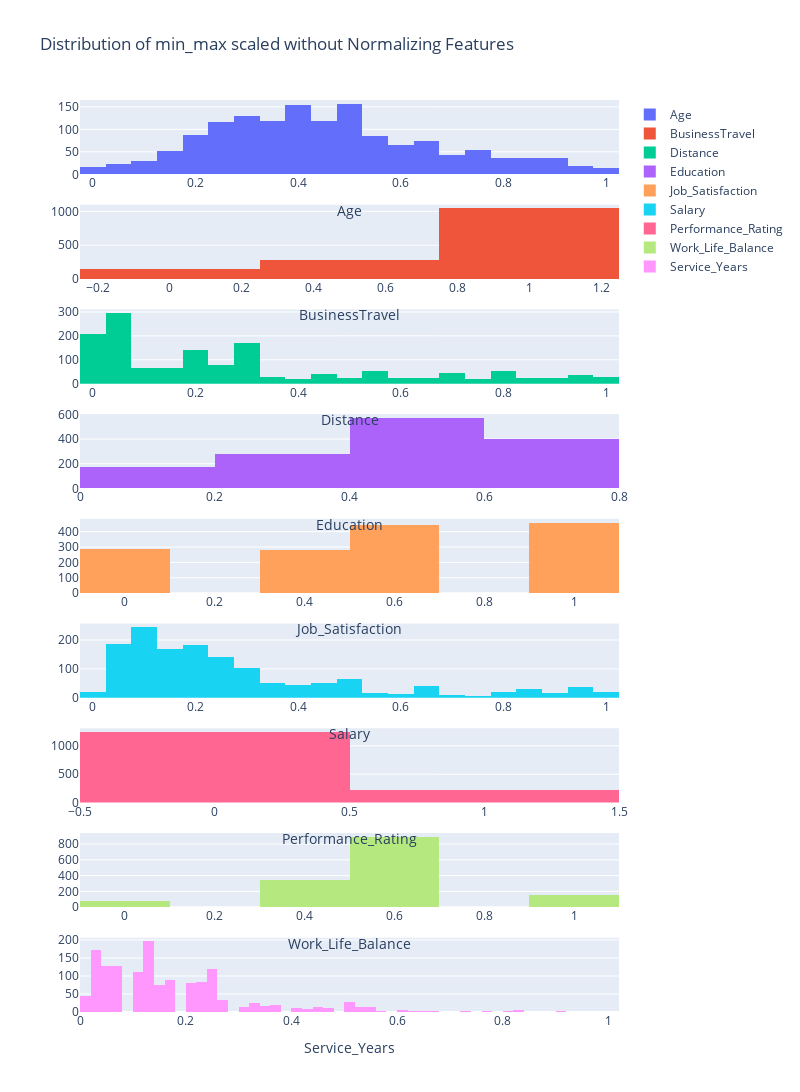

Notebook cell for this chart:
### Code cell
plot_distribution(df_scaled_only, numeric_features, 'Distribution of min_max scaled without Normalizing Features')

### Figure 1 — Plotly figure (JSON) as saved in the notebook; plotly's stock layout.template omitted (floating-point values rounded to 4 significant figures; data arrays with more than 128 entries replaced by an {"elided": "..."} marker saying what was removed)
{"data": [{"name": "Age", "type": "histogram", "x": {"elided": "1470 float values"}, "xaxis": "x", "yaxis": "y"}, {"name": "BusinessTravel", "type": "histogram", "x": {"elided": "1470 float values"}, "xaxis": "x2", "yaxis": "y2"}, {"name": "Distance", "type": "histogram", "x": {"elided": "1470 float values"}, "xaxis": "x3", "yaxis": "y3"}, {"name": "Education", "type": "histogram", "x": {"elided": "1470 float values"}, "xaxis": "x4", "yaxis": "y4"}, {"name": "Job_Satisfaction", "type": "histogram", "x": {"elided": "1470 float values"}, "xaxis": "x5", "yaxis": "y5"}, {"name": "Salary", "type": "histogram", "x": {"elided": "1470 float values"}, "xaxis": "x6", "yaxis": "y6"}, {"name": "Performance_Rating", "type": "histogram", "x": {"elided": "1470 int values"}, "xaxis": "x7", "yaxis": "y7"}, {"name": "Work_Life_Balance", "type": "histogram", "x": {"elided": "1470 float values"}, "xaxis": "x8", "yaxis": "y8"}, {"name": "Service_Years", "type": "histogram", "x": {"elided": "1470 float values"}, "xaxis": "x9", "yaxis": "y9"}], "layout": {"height": 1200, "title": {"text": "Distribution of min_max scaled without Normalizing Features"}, "width": 800, "xaxis": {"anchor": "y", "domain": [0, 1], "title": {"text": "Age"}}, "xaxis2": {"anchor": "y2", "domain": [0, 1], "title": {"text": "BusinessTravel"}}, "xaxis3": {"anchor": "y3", "domain": [0, 1], "title": {"text": "Distance"}}, "xaxis4": {"anchor": "y4", "domain": [0, 1], "title": {"text": "Education"}}, "xaxis5": {"anchor": "y5", "domain": [0, 1], "title": {"text": "Job_Satisfaction"}}, "xaxis6": {"anchor": "y6", "domain": [0, 1], "title": {"text": "Salary"}}, "xaxis7": {"anchor": "y7", "domain": [0, 1], "title": {"text": "Performance_Rating"}}, "xaxis8": {"anchor": "y8", "domain": [0, 1], "title": {"text": "Work_Life_Balance"}}, "xaxis9": {"anchor": "y9", "domain": [0, 1], "title": {"text": "Service_Years"}}, "yaxis": {"anchor": "x", "domain": [0.9185, 1]}, "yaxis2": {"anchor": "x2", "domain": [0.8037, 0.8852]}, "yaxis3": {"anchor": "x3", "domain": [0.6889, 0.7704]}, "yaxis4": {"anchor": "x4", "domain": [0.5741, 0.6556]}, "yaxis5": {"anchor": "x5", "domain": [0.4593, 0.5407]}, "yaxis6": {"anchor": "x6", "domain": [0.3444, 0.4259]}, "yaxis7": {"anchor": "x7", "domain": [0.2296, 0.3111]}, "yaxis8": {"anchor": "x8", "domain": [0.1148, 0.1963]}, "yaxis9": {"anchor": "x9", "domain": [0, 0.08148]}}}
